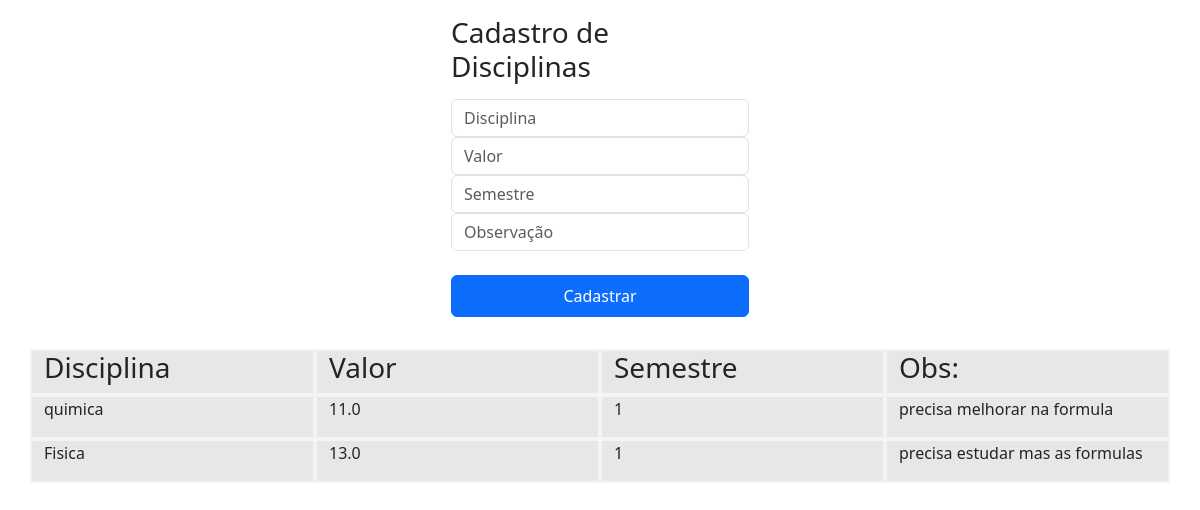
The app's page /notas (signed in) with its own data.
### tables this page shows
CREATE TABLE notas (
    id INTEGER PRIMARY KEY AUTOINCREMENT,
    aluno_id INTEGER NOT NULL,
    disciplina TEXT NOT NULL,
    valor REAL NOT NULL,
    semestre TEXT,
    observacao TEXT,
    FOREIGN KEY(aluno_id) REFERENCES alunos(id)
);

### app.py (the view, shortened to what this page needs)
@app.route("/notas", methods=["GET","POST"])
def notas():
    if "aluno_id" not in session:
        return redirect("/login")
    db = get_db()
    notas = db.execute("SELECT * FROM notas WHERE aluno_id=?",(session["aluno_id"],)).fetchall()
    db.close()
    return render_template("notas.html", notas=notas)

### db.py (called while the page is built)
def get_db():
    conn = sqlite3.connect("alunos.db")
    conn.row_factory = sqlite3.Row
    return conn

### templates/notas.html (shortened to what this page needs)
<link rel="stylesheet" href="{{url_for('static', filename='bootstrap.min.css')}}"/>
<link href="{{url_for('static', filename='bootstrap.min.css')}}" rel="stylesheet" />
<link href="{{url_for('static', filename='sign-in.css')}}" rel="stylesheet" />
<main class="form-signin w-100 m-auto">
  <form method="post">
  <h2 class="h3 mb-3 fw-normal">Cadastro de Disciplinas</h2>
  <input class="form-control" placeholder="Disciplina" name="disciplina"/>
  <input class="form-control" placeholder="Valor" name="valor"/>
  <input class="form-control" placeholder="Semestre" name="semestre"/>
  <input class="form-control" placeholder="Observação" name="observacao"/><br/>
  <button class="btn btn-primary w-100 py-2" type="submit">Cadastrar</button>
  </form>
 </main>
  <div class="container">
  <div class="row">
  <div class="col grid"><h3>Disciplina</h3></div>
  <div class="col grid"><h3>Valor</h3></div>
  <div class="col grid"><h3>Semestre</h3></div>
  <div class="col grid"><h3>Obs:</h3></div>
  </div>
</div>
 {% for n in notas %}
 <div class="container">
  <div class="row">
  <div class="col grid"><p>{{n['disciplina']}}</p></div>
  <div class="col grid"> <p>{{n['valor']}}</p></div>
  <div class="col grid"><p>{{n['semestre']}}</p></div>
  <div class="col grid"><p>{{n['observacao']}}</p></div>
  </div>
</div>
{% endfor %}

### static/sign-in.css (style rules this page uses)
.form-signin { max-width: 330px; padding: 1rem; }

### templates/notas.html (style rules this page uses)
div.grid { background: #07070718; border: 2px solid rgba(255, 255, 255, 0.548); height: auto; display: flex; align-items: center; }

### records on screen
notas: disciplina "quimica", valor "11.0", semestre "1", observacao "precisa melhorar na formula"
notas: disciplina "Fisica", valor "13.0", semestre "1", observacao "precisa estudar mas as formulas"
